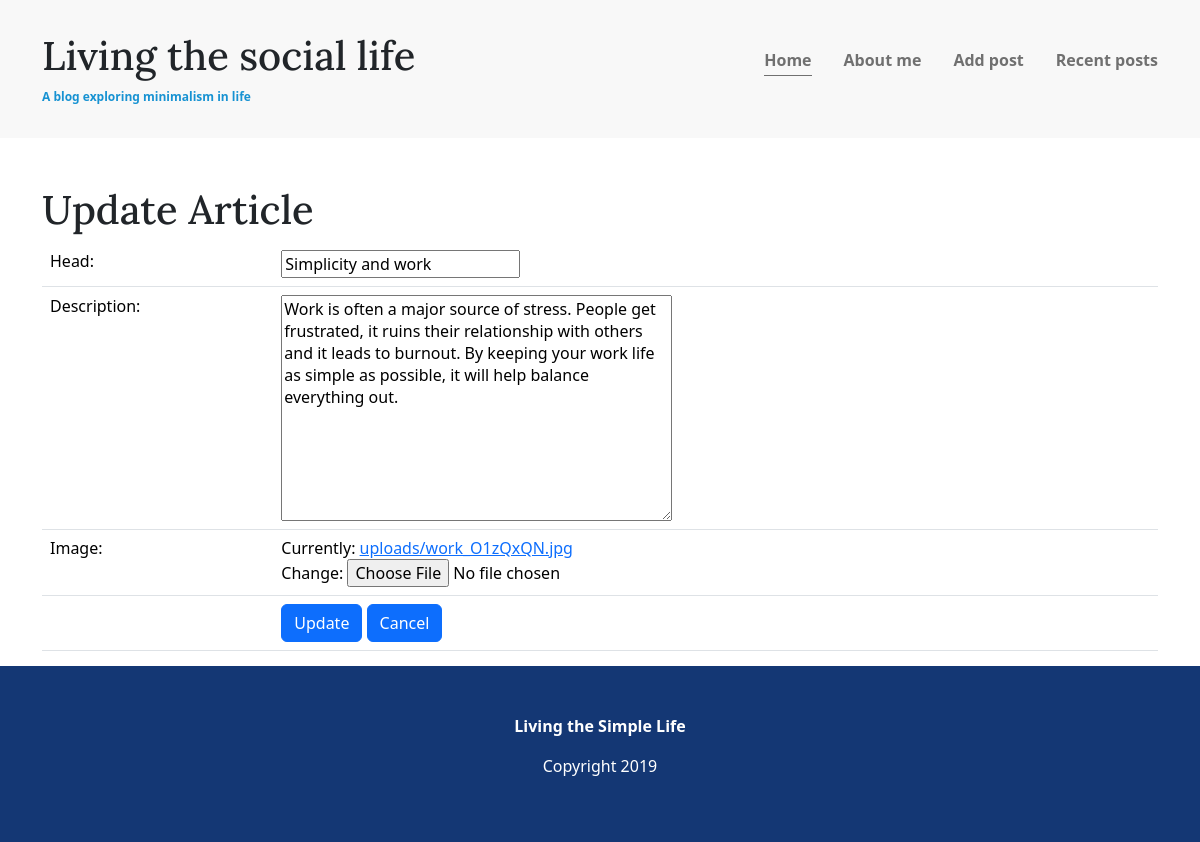
Page /article/update/13/ on the committed database.
### blogapp/models.py (models this page shows, shortened)
class AddPost(models.Model):
    head = models.CharField(max_length=200)
    description = models.TextField()
    images = models.ImageField(upload_to='uploads/', default='uploads/default.jpg')

### blogapp/views.py (the view)
# urls.py: path('article/update/<int:article_id>/', views.article_update, name='article_update'),
def article_update(request, article_id):
    article = get_object_or_404(AddPost, id=article_id)
    if request.method == 'POST':
        form = AddPostForm(request.POST, request.FILES, instance=article)
        if form.is_valid():
            form.save()
            return redirect('article_detail', article_id=article.id)
    else:
        form = AddPostForm(instance=article)
    return render(request, 'article_update.html', {'form': form, 'article': article})

### blogapp/forms.py
class AddPostForm(forms.ModelForm):
    class Meta:
        model = AddPost
        fields = ['head', 'description', 'images']  # Add the fields you want to include

### templates/article_update.html (shortened to what this page needs)
{% extends 'base.html' %}
{% load static %}
{% block content %}
<div class="container">
    <h1>Update Article</h1>
    <form method="post" enctype="multipart/form-data">
        <table class="table">
            <tr>
                <td><label for="id_head">Head:</label></td>
                <td>{{ form.head }}</td>
            </tr>
            <tr>
                <td><label for="id_description">Description:</label></td>
                <td>{{ form.description }}</td>
            </tr>
            <tr>
                <td><label for="id_images">Image:</label></td>
                <td>{{ form.images }}</td>
            </tr>
            <tr>
                <td></td>
                <td colspan="2">
                    <button type="submit" class="btn btn-primary">Update</button>
                    <a href="{% url 'article_detail' article_id=article.id %}" class="btn btn-primary">Cancel</a>
                </td>
            </tr>
        </table>
    </form>
</div>
{% endblock %}

### static/css/styles.css (style rules this page uses)
body { margin: 0; font-family: 'Ubuntu', sans-serif; font-size: 1.125rem; font-weight: 300; }
h1, h2, h3 { font-family: 'Lora', serif; font-weight: 400; color: #143774; margin-top: 0; }
h1 { font-size: 2rem; margin: 0; }
a { color: #1792d2; }
.container { width: 90%; max-width: 900px; margin: 0 auto; }

### rows in the picture
AddPost: head "Simplicity and work", description "Work is often a major source of stress. People get frustrated, it ruins their relationship with others and it leads to burnout. By keeping your work life as simple as possible, it will help balance everything out."
